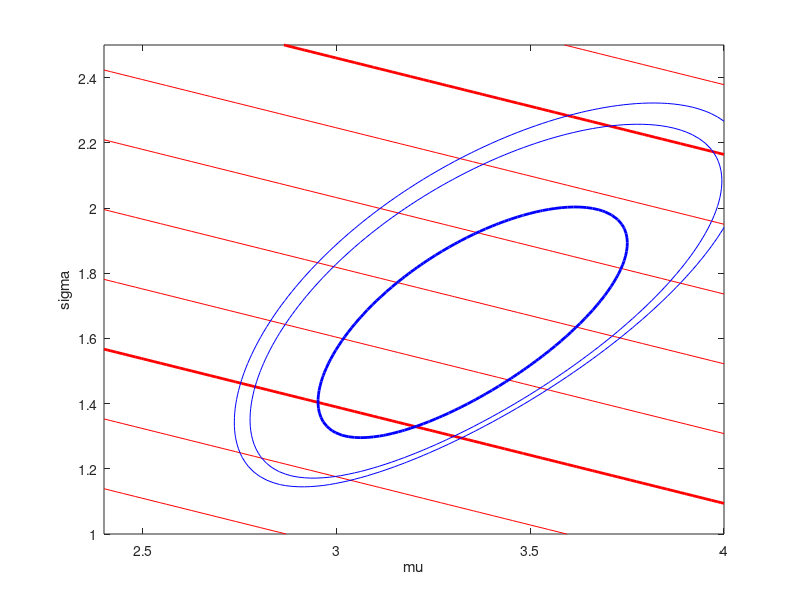

The MATLAB script that drew this image: (Note: this script raises an error after producing the figure.)
%% Modelling Data with the Generalized Extreme Value Distribution
% Extreme value theory is used to model the largest (or smallest) value from a
% group or block of measurements.  Three types of extreme value distributions
% are common, each as the limiting case for different types of underlying
% distributions.  For example, the type I extreme value is the limit
% distribution of the maximum (or minimum) of a block of normally distributed
% data, as the block size becomes large.
%
% In this example, we'll demonstrate how to fit such data using a single
% distribution that includes all three types of extreme value distributions as
% special cases, and investigate likelihood-based confidence intervals for
% quantiles of the fitted distribution.

%   Copyright 2005 The MathWorks, Inc.
%   $Revision: 1.1.6.2 $  $Date: 2005/12/12 23:33:40 $


%% The Generalized Extreme Value Distribution
% The Generalized Extreme Value (GEV) distribution unites the type I, type II,
% and type III extreme value distributions into a single family, to allow a
% continuous range of possible shapes.  It is parameterized with location and
% scale parameters, mu and sigma, and a shape parameter, k.  When k < 0, the
% GEV is equivalent to the type III extreme value.  When k > 0, the GEV is
% equivalent to the type II.  In the limit as k approaches 0, the GEV becomes
% the type I.
x = linspace(-3,6,1000);
plot(x,gevpdf(x,-.5,1,0),'-', x,gevpdf(x,0,1,0),'-', x,gevpdf(x,.5,1,0),'-');
xlabel('(x-mu) / sigma'); ylabel('Probability Density');
legend({'k < 0, Type III' 'k = 0, Type I' 'k > 0, Type II'});
%%
% Notice that for k < 0 or k > 0, the density has zero probability above or
% below, respectively, the upper or lower bound -(1/k).  In the limit as k
% approaches 0, the GEV is unbounded.  This can be summarized as the
% constraint that 1+k*(y-mu)/sigma must be positive.


%% Simulating Block Maximum Data
% The GEV can be defined constructively as the limiting distribution of block
% maxima (or minima).  That is, if you generate a large number of independent
% random values from a single probability distribution, and take their maximum
% value, the distribution of that maximum is approximately a GEV.
%
% The original distribution determines the shape parameter, k, of the
% resulting GEV distribution.  Distributions whose tails fall off as a
% polynomial, such as Student's t, lead to a positive shape parameter.
% Distributions whose tails decrease exponentially, such as the normal,
% correspond to a zero shape parameter.  Distributions with finite tails, such
% as the beta, correspond to a negative shape parameter.

%%
% Real applications for the GEV might include modelling the largest return
% for a stock during each month.  Here, we will simulate data by taking the
% maximum of 25 values from a Student's t distribution with two degrees of
% freedom.  The simulated data will include 75 random block maximum values.
rand('state',0'); randn('state',0);
y = max(trnd(2,25,75),[],1);


%% Fitting the Distribution by Maximum Likelihood
% The function |gevfit| returns both maximum likelihood parameter estimates,
% and (by default) 95% confidence intervals.
[paramEsts,paramCIs] = gevfit(y);

kMLE = paramEsts(1)        % Shape parameter
sigmaMLE = paramEsts(2)    % Scale parameter
muMLE = paramEsts(3)       % Location parameter
%%
kCI = paramCIs(:,1)
sigmaCI = paramCIs(:,2)
muCI = paramCIs(:,3)
%%
% Notice that the 95% confidence interval for k does not include the
% value zero. The type I extreme value distribution is apparently not a
% good model for these data.  That makes sense, because the underlying
% distribution for the simulation had much heavier tails than a normal, and
% the type II extreme value distribution is theoretically the correct one
% as the block size becomes large.

%%
% As an alternative to confidence intervals, we can also compute an
% approximation to the asymptotic covariance matrix of the parameter
% estimates, and from that extract the parameter standard errors.
[nll,acov] = gevlike(paramEsts,y);
paramSEs = sqrt(diag(acov))


%% Checking the Fit Visually
% To visually assess how good the fit is, we'll look at plots of the fitted
% probability density function (PDF) and cumulative distribution function (CDF).
%
% The support of the GEV depends on the parameter values.  In this case, the
% estimate for k is positive, so the fitted distribution has zero probability
% below a lower bound.
lowerBnd = muMLE-sigmaMLE./kMLE;

%%
% First, we'll plot a scaled histogram of the data, overlayed with the
% PDF for the fitted GEV model.  This histogram is scaled so that the bar
% heights times their width sum to 1, to make it comparable to the PDF.
ymax = 1.1*max(y);
bins = floor(lowerBnd):ceil(ymax);
h = bar(bins,histc(y,bins)/length(y),'histc');
set(h,'FaceColor',[.9 .9 .9]);
ygrid = linspace(lowerBnd,ymax,100);
line(ygrid,gevpdf(ygrid,kMLE,sigmaMLE,muMLE));
xlabel('Block Maximum'); ylabel('Probability Density');
xlim([lowerBnd ymax]);

%%
% We can also compare the fit to the data in terms of cumulative probability,
% by overlaying the empirical CDF and the fitted CDF.
[F,yi] = ecdf(y);
plot(ygrid,gevcdf(ygrid,kMLE,sigmaMLE,muMLE),'-');
hold on; stairs(yi,F,'r'); hold off;
xlabel('Block Maximum'); ylabel('Cumulative Probability');
legend('Fitted Generalized Extreme Value CDF','Empirical CDF','location','southeast');
xlim([lowerBnd ymax]);


%% Estimating Quantiles of the Model
% While the parameter estimates may be important by themselves, a quantile of
% the fitted GEV model is often the quantity of interest in analyzing block
% maxima data.
%
% For example, the return level Rm is defined as the block maximum value
% expected to be exceeded only once in m blocks.  That is just the (1-1/m)'th
% quantile. We can plug the maximum likelihood parameter estimates into the
% inverse CDF to estimate Rm for m=10.
R10MLE = gevinv(1-1./10,kMLE,sigmaMLE,muMLE)

%%
% We could compute confidence limits for R10 using asymptotic approximations,
% but those may not be valid.  Instead, we will use a likelihood-based method
% to compute confidence limits.  This method often produces more accurate
% results than one based on the estimated covariance matrix of the parameter
% estimates.
%
% Given any set of values for the parameters mu, sigma, and k, we can compute
% a log-likelihood -- for example, the MLEs are the parameter values that
% maximize the GEV log-likelihood.  As the parameter values move away from the
% MLEs, their log-likelihood typically becomes significantly less than the
% maximum.  If we look at the set of parameter values that produce a
% log-likelihood larger than a specified critical value, this is a complicated
% region in the parameter space.  However, for a suitable critical value, it
% is a confidence region for the model parameters.  The region contains
% parameter values that are "compatible with the data".  The critical value
% that determines the region is based on a chi-square approximation, and we'll
% use 95% as our confidence level.  (Note that we will actually work with the
% negative of the log-likelihood.)
nllCritVal = gevlike([kMLE,sigmaMLE,muMLE],y) + .5*chi2inv(.95,1)

%%
% For any set of parameter values mu, sigma, and k, we can compute R10.
% Therefore, we can find the smallest R10 value achieved within the 
% critical region of the parameter space where the negative log-likelihood
% is larger than the critical value.  That smallest value is the lower
% likelihood-based confidence limit for R10.
%
% This is difficult to visualize in all three parameter dimensions, but as a
% thought experiment, we can fix the shape parameter, k, we can see how the
% procedure would work over the two remaining parameters, sigma and mu.
sigmaGrid = linspace(1, 2.5, 110);
muGrid = linspace(2.4, 4);
nllGrid = zeros(length(sigmaGrid),length(muGrid));
R10Grid = zeros(length(sigmaGrid),length(muGrid));
for i = 1:size(nllGrid,1)
    for j = 1:size(nllGrid,2)
        nllGrid(i,j) = gevlike([kMLE,sigmaGrid(i),muGrid(j)],y);
        R10Grid(i,j) = gevinv(1-1./10,kMLE,sigmaGrid(i),muGrid(j));
    end
end
nllGrid(nllGrid>gevlike([kMLE,sigmaMLE,muMLE],y)+6) = NaN;
contour(muGrid,sigmaGrid,R10Grid,6.252:.724:12.768,'LineColor','r');
hold on
contour(muGrid,sigmaGrid,R10Grid,[7.7 11.32],'LineWidth',2,'LineColor','r');
contour(muGrid,sigmaGrid,nllGrid,[172.75 173.45:1:177.45],'LineColor','b');
contour(muGrid,sigmaGrid,nllGrid,[nllCritVal nllCritVal],'LineWidth',2,'LineColor','b');
hold off
axis([2.4 4 1 2.5]);
xlabel('mu'); ylabel('sigma');
%%
% The blue contours represent the log-likelihood surface, and the bold blue
% contour is the boundary of the critical region.  The red contours
% represent the surface for R10 -- larger values are to the top right, lower
% to the bottom left.  The contours are straight lines because for fixed k,
% Rm is a linear function of sigma and mu.  The bold red contours are the
% lowest and highest values of R10 that fall within the critical
% region.  In the full three dimensional parameter space, the log-likelihood
% contours would be ellipsoidal, and the R10 contours would be surfaces.

%%
% Finding the lower confidence limit for R10 is an optimization problem with
% nonlinear inequality constraints, and so we will use the function |fmincon|
% from the Optimization Toolbox. We need to find the smallest R10 value, and
% therefore the objective to be minimized is R10 itself, equal to the inverse
% CDF evaluated for p=1-1/m.  We'll create a wrapper function that computes Rm
% specifically for m=10.
CIobjfun = @(params) gevinv(1-1./10,params(1),params(2),params(3));

%%
% To perfom the constrained optimization, we'll also need a function that
% defines the constraint, that is, that the negative log-likelihood be less
% than the critical value.  The constraint function should return positive
% values when the constraint is violated.  We'll create an anonymous function,
% using the simulated data and the critical log-likelhood value.  It also
% returns an empty value because we're not using any equality constraints
% here.
CIconfun = @(params) deal(gevlike(params,y) - nllCritVal, []);

%%
% Finally, we call |fmincon|, using the medium-scale algorithm to perform
% the constrained optimization.
opts = optimset('LargeScale','off', 'Display','notify', 'MaxFunEvals',500, ...
                'RelLineSrchBnd',.1, 'RelLineSrchBndDuration',Inf);
[params,R10Lower,flag,output] = ...
    fmincon(CIobjfun,paramEsts,[],[],[],[],[],[],CIconfun,opts);

%%
% To find the upper likelihood confidence limit for R10, we simply reverse
% the sign on the objective function to find the _largest_ R10 value in the
% critical region, and call |fmincon| a second time.
CIobjfun = @(params) -gevinv(1-1./10,params(1),params(2),params(3));
[params,R10Upper,flag,output] = ...
    fmincon(CIobjfun,paramEsts,[],[],[],[],[],[],CIconfun,opts);
R10Upper = -R10Upper;

R10CI = [R10Lower, R10Upper]
%%
plot(ygrid,gevcdf(ygrid,kMLE,sigmaMLE,muMLE),'-');
hold on;
stairs(yi,F,'r');
plot(R10CI([1 1 1 1 2 2 2 2]), [.88 .92 NaN .9 .9 NaN .88 .92],'k-')
hold off;
xlabel('Block Maximum'); ylabel('Cumulative Probability');
legend('Fitted Generalized Extreme Value CDF','Empirical CDF', ...
       'R_{10} 95% CI','location','southeast');
xlim([lowerBnd ymax]);


%% Likelihood Profile for a Quantile
% Sometimes just an interval does not give enough information about the
% quantity being estimated, and a profile likelihood is needed instead.  To
% find the log-likelihood profile for R10, we will fix a possible value for
% R10, and then maximize the GEV log-likelihood, with the parameters
% constrained so that they are consistent with that current value of R10. This
% is a nonlinear equality constraint.  If we do that over a range of R10
% values, we get a likelihood profile.
%
% As with the likelihood-based confidence interval, we can think about what
% this procedure would be if we fixed k and worked over the two remaining
% parameters, sigma and mu.  Each red contour line in the contour plot shown
% earlier represents a fixed value of R10; the profile likelihood optimization
% consists of stepping along a single R10 contour line to find the highest
% log-likelihood (blue) contour.
%
% For this example, we'll compute a profile likelihood for R10 over the values
% that were included in the likelihood confidence interval.
R10grid = linspace(R10CI(1)-.05*diff(R10CI), R10CI(2)+.05*diff(R10CI), 51);

%%
% The objective function for the profile likelihood optimization is simply the
% log-likelihood, using the simulated data.
PLobjfun = @(params) gevlike(params,y);

%%
% To use |fmincon|, we'll need a function that returns non-zero values when
% the constraint is violated, that is, when the parameters are not consistent
% with the current value of R10.  For each value of R10, we'll create an
% anonymous function for the particular value of R10 under consideration.
% It also returns an empty value because we're not using any inequality
% constraints here.
%
% Finally, we'll call |fmincon| at each value of R10, to find the
% corresponding constrained maximum of the log-likelhood.  We'll start near
% the maximum likelihood estimate of R10, and work out in both directions.
Lprof = nan(size(R10grid));
params = paramEsts;
[dum,peak] = min(abs(R10grid-R10MLE));
for i = peak:1:length(R10grid)
    PLconfun = ...
        @(params) deal([], gevinv(1-1./10,params(1),params(2),params(3)) - R10grid(i));
    [params,Lprof(i),flag,output] = ...
        fmincon(PLobjfun,params,[],[],[],[],[],[],PLconfun,opts);
end
params = paramEsts;
for i = peak-1:-1:1
    PLconfun = ...
        @(params) deal([], gevinv(1-1./10,params(1),params(2),params(3)) - R10grid(i));
    [params,Lprof(i),flag,output] = ...
        fmincon(PLobjfun,params,[],[],[],[],[],[],PLconfun,opts);
end

%%
plot(R10grid,-Lprof,'-', R10MLE,-gevlike(paramEsts,y),'ro', ...
     [R10grid(1), R10grid(end)],[-nllCritVal,-nllCritVal],'k--');
xlabel('R_{10}'); ylabel('Log-Likelihood');
legend('Profile likelihood','MLE','95% Conf. Limit');


displayEndOfDemoMessage(mfilename)
